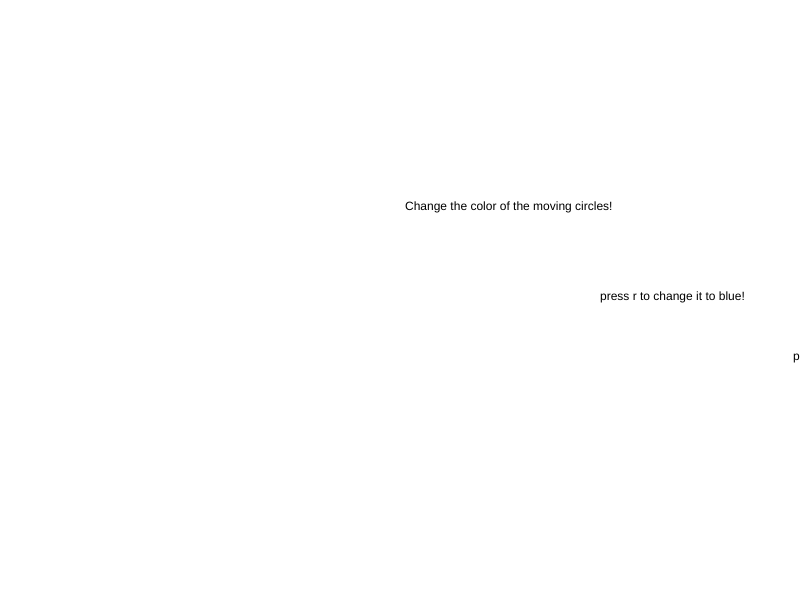
Frame 1 (no input)
Frame 60 (no input): identical to frame 1, image omitted
Frame 120 (the mouse pressed at the canvas centre since frame 60): identical to frame 1, image omitted

The p5.js sketch that drew this single still picture (run headless with seeded random() and noise() and a simulated clock; from frame 60 on, the mouse is pressed at the canvas centre):

// p5.js sketch
// ── sketch.js
function setup() {
 // put setup code here
  createCanvas(displayWidth, displayHeight);
  background('white');
  text('Change the color of the moving circles!', 405,210);
  text('press r to change it to blue!', 600,300);
  text('press q to change it to red!', 793,360);
  text('press e to change it to green!', 1000, 400);
  noCursor();
}

function draw() {

var squareX = mouseX;
var squareY = mouseY;
var size = 35

if(keyIsPressed === true && key === 'q'){
  fill('red');
  ellipse(frameCount * 0.20, 500, 150);
}

if(keyIsPressed === true && key === 'r'){
  fill('blue');
  ellipse(frameCount * 0.20, 600, 150);
}

if(keyIsPressed === true && key === 'e'){
  fill('green');
  ellipse(frameCount * 0.20, 700, 150);
}

if(keyIsPressed === true && key === 'w'){
  fill('white');
}

noStroke();
ellipse(frameCount * 0.20, 100, 200);
ellipse(frameCount * 0.25, 200, 200);
ellipse(frameCount * 0.30, 300, 200);

}
